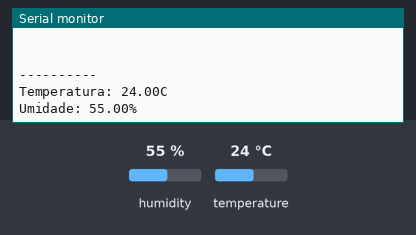
Simulated run of this sketch. Board: ESP8266 (NodeMCU). Parts: the last lines printed to the serial monitor. The test bench sets the inputs (shaded band); at power-on: humidity 55 %, temperature 24 °C. WiFi joins after 1.5 s; servers stay silent unless stated; no MQTT or app messages arrive unless stated.

Above: at 2.7 s.
2.8 s: humidity set to 22 %
At 7.3 s:
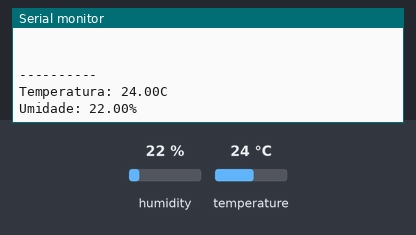
8.8 s: temperature set to 12 °C
At 12.0 s:
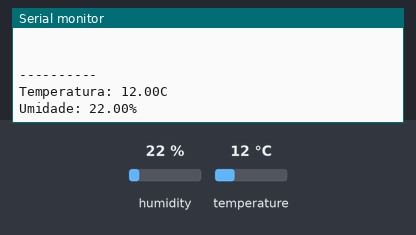
14.8 s: humidity set to 40 %
At 18.0 s:
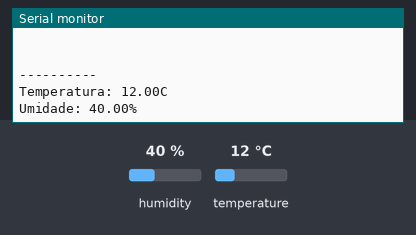
Timing chart, 0 to 19.5 s (numbered marks = the images above; inputs shaded):
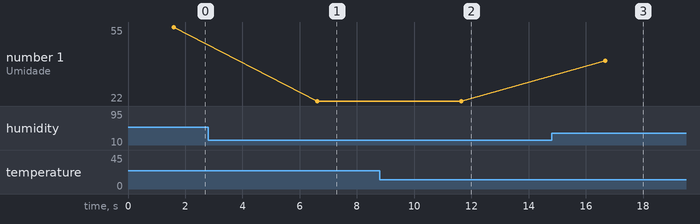

Measured:
- after the input at 2.8 s, the serial monitor: prints a new line after 3.8 s (image 1)
- after the input at 8.8 s, the serial monitor: prints a new line after 2.8 s (image 2)
- after the input at 14.8 s, the serial monitor: prints a new line after 1.9 s (image 3)
- plotted number 1: 55 → 22 after the input at 2.8 s, 22 → 40 after the input at 14.8 s

The sketch:

mini_curso_secomp_nodemcu_divulgacao.ino
```cpp
/*
 * Programa: código-fonte do dispositivo IoT do mini-curso
 * Autor: Pedro Bertoleti
 */

#include <stdio.h>
#include <ESP8266WiFi.h>
#include <PubSubClient.h>
#include <ArduinoJson.h>
#include <DHT.h>

/* Definicoes gerais */
#define TEMPO_ENVIO_INFORMACOES    5000 //ms

/* Definicoes do sensor de temperatura */
#define DHTPIN  D1   /* GPIO que o pino 2 do sensor é conectado */

/* A biblioteca serve para os sensores DHT11, DHT22 e DHT21.
   No nosso caso, usaremos o DHT22, porém se você desejar utilizar
   algum dos outros disponíveis, basta descomentar a linha correspondente.
*/
//#define DHTTYPE DHT11   // DHT 11
#define DHTTYPE DHT22   // DHT 22  (AM2302), AM2321
//#define DHTTYPE DHT21   // DHT 21 (AM2301)

/* Definicoes da UART de debug */
#define DEBUG_UART_BAUDRATE               115200

/* MQTT definitions */
#define MQTT_PUB_TOPIC "tago/data/post"
#define MQTT_ID        "secomp_iot_device_id"
#define MQTT_USERNAME  "secomp_iot_device"  /* Coloque aqui qualquer valor */
#define MQTT_PASSWORD  " "  /* coloque aqui o Device Token do seu dispositivo no Tago.io */

/* WIFI */
const char* ssid_wifi = " ";     /*  WI-FI network SSID (name) you want to connect */
const char* password_wifi = " "; /*  WI-FI network password */
WiFiClient espClient;

/* MQTT */
const char* broker_mqtt = "mqtt.tago.io"; /* MQTT broker URL */
int broker_port = 1883;                      /* MQTT broker port */
PubSubClient MQTT(espClient);

/*
 * Variáveis e objetos globais
 */
/* objeto para comunicação com sensor DHT22  */
DHT dht(DHTPIN, DHTTYPE);

/* Prototypes */
void init_wifi(void);
void init_MQTT(void);
void connect_MQTT(void);
void connect_wifi(void);
void verify_wifi_connection(void);
void send_data_iot_platform(void);

/* Funcao: inicializa conexao wi-fi
 * Parametros: nenhum
 * Retorno: nenhum
 */
void init_wifi(void)
{
    delay(10);
    Serial.println("------WI-FI -----");
    Serial.print("Tentando se conectar a rede wi-fi ");
    Serial.println(ssid_wifi);
    Serial.println("Aguardando conexao");
    connect_wifi();
}

/* Funcao: inicializa variaveis do MQTT para conexao com broker
 * Parametros: nenhum
 * Retorno: nenhum
 */
void init_MQTT(void)
{
    MQTT.setServer(broker_mqtt, broker_port);
}

/* Funcao: conecta com broker MQTT (se nao ha conexao ativa)
 * Parametros: nenhum
 * Retorno: nenhum
 */
void connect_MQTT(void)
{
    while (!MQTT.connected())
    {
        Serial.print("* Tentando se conectar ao broker MQTT: ");
        Serial.println(broker_mqtt);

        if (MQTT.connect(MQTT_ID, MQTT_USERNAME, MQTT_PASSWORD))
        {
            Serial.println("Conectado ao broker MQTT com sucesso!");
        }
        else
        {
            Serial.println("Falha na tentativa de conexao com broker MQTT.");
            Serial.println("Nova tentativa em 2s...");
            delay(2000);
        }
    }
}

/* Funcao: conexao a uma rede wi-fi
 * Parametros: nenhum
 * Retorno: nenhum
 */
void connect_wifi(void)
{
    if (WiFi.status() == WL_CONNECTED)
        return;

    WiFi.begin(ssid_wifi, password_wifi);

    while (WiFi.status() != WL_CONNECTED)
    {
        delay(100);
        Serial.print(".");
    }

    Serial.println();
    Serial.print("Conectado com sucesso a rede wi-fi: ");
    Serial.println(ssid_wifi);
    Serial.print("IP: ");
    Serial.println(WiFi.localIP());
}

/* Funcao: verifica e garante conexao wi-fi
 * Parametros: nenhum
 * Retorno: nenhum
 */
void verify_wifi_connection(void)
{
    connect_wifi();
}

/* Funcao: envia informacoes para plataforma IoT (Tago.io) via MQTT
 * Parametros: nenhum
 * Retorno: nenhum
 */
void send_data_iot_platform(void)
{
   StaticJsonDocument<250> tago_json_temperature;
   StaticJsonDocument<250> tago_json_humidity;
   char json_string[250] = {0};
   float temperatura_lida = dht.readTemperature();
   float umidade_lida = dht.readHumidity();
   int i;

   /* Imprime medicoes de temperatura e umidade (para debug) */
   for (i=0; i<80; i++)
       Serial.println(" ");

   Serial.println("----------");
   Serial.print("Temperatura: ");
   Serial.print(temperatura_lida);
   Serial.println("C");
   Serial.print("Umidade: ");
   Serial.print(umidade_lida);
   Serial.println("%");

   /* Envio da temperatura */
   tago_json_temperature["variable"] = "temperatura";
   tago_json_temperature["unit"] = "C";
   tago_json_temperature["value"] = temperatura_lida;
   memset(json_string, 0, sizeof(json_string));
   serializeJson(tago_json_temperature, json_string);
   MQTT.publish(MQTT_PUB_TOPIC, json_string);

   /* Envio da umidade */
   tago_json_humidity["variable"] = "umidade";
   tago_json_humidity["unit"] = "%";
   tago_json_humidity["value"] = umidade_lida;
   memset(json_string, 0, sizeof(json_string));
   serializeJson(tago_json_humidity, json_string);
   MQTT.publish(MQTT_PUB_TOPIC, json_string);
}

void setup()
{
    /* UARTs setup */
    Serial.begin(DEBUG_UART_BAUDRATE);

    /* Inicializa comunicacao com sensor DHT22 */
    dht.begin();

    /* Inicializa wi-fi */
    init_wifi();

    /* Inicializa MQTT e faz conexao ao broker MQTT */
    init_MQTT();
    connect_MQTT();
}

void loop()
{
    /* Faz o envio da temperatura e umidade para a plataforma IoT (Tago.io) */
    send_data_iot_platform();

    /* Aguarda o tempo definido em TEMPO_ENVIO_INFORMACOES para o proximo envio */
    delay(TEMPO_ENVIO_INFORMACOES);
}
```
